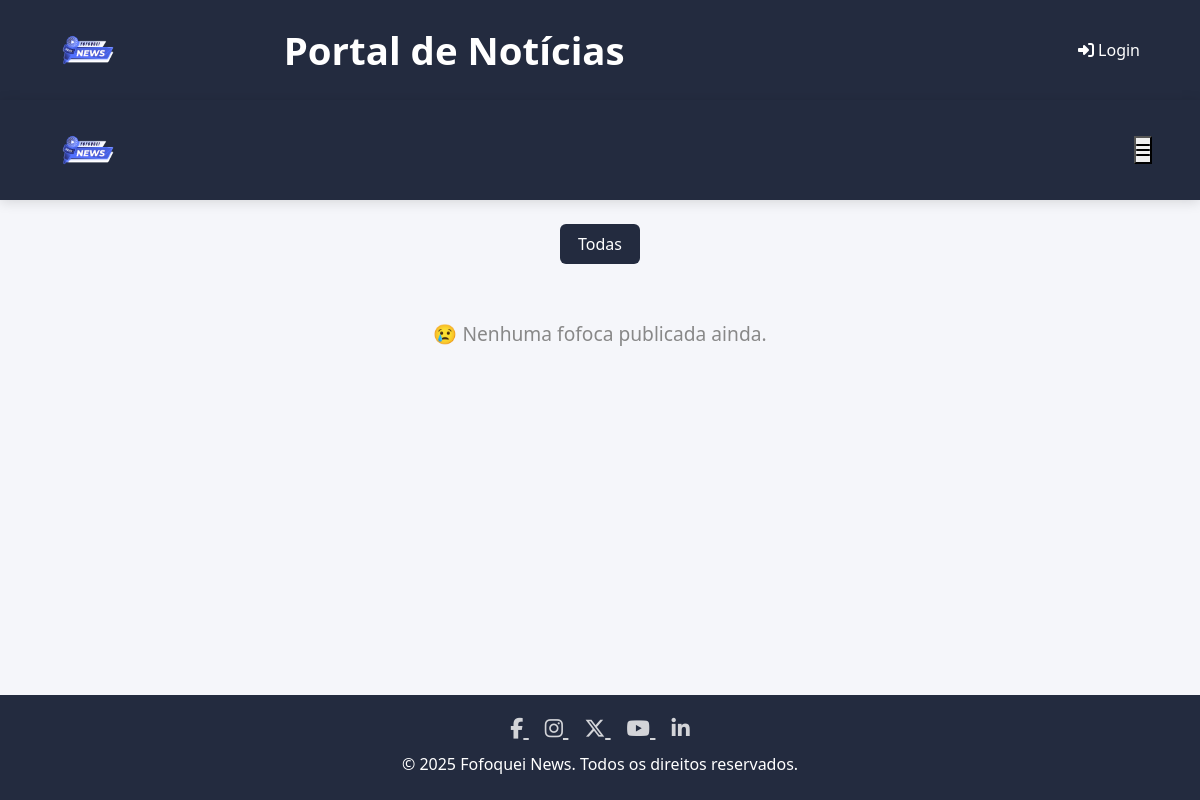
Page /pag.php on the earlier database version.
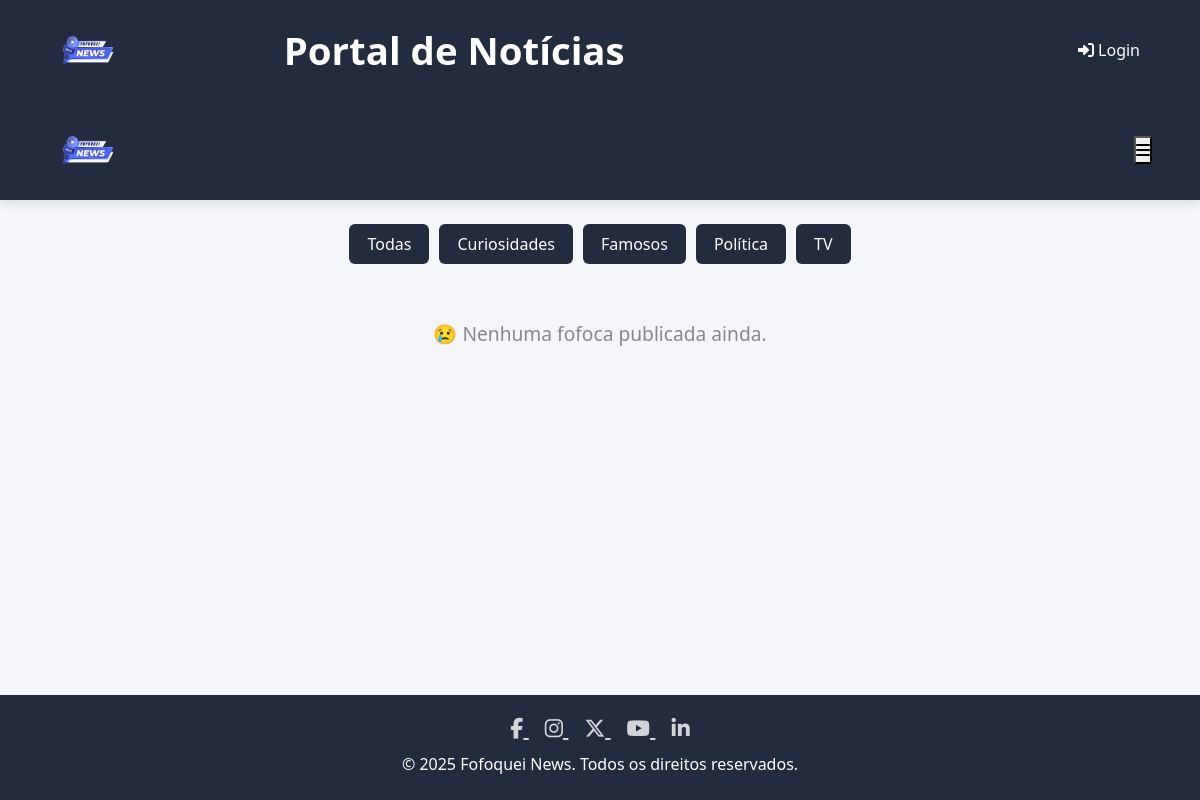
Same page on the later database version.
### tables this page shows
CREATE TABLE IF NOT EXISTS categorias (
    id INT AUTO_INCREMENT PRIMARY KEY,
    nome VARCHAR(100) NOT NULL UNIQUE
);

### pag.php (the view, shortened to what this page needs)
<?php
require_once 'conexao.php';
$categorias = $pdo->query("SELECT id, nome FROM categorias ORDER BY nome")->fetchAll(PDO::FETCH_ASSOC);
$params = [];
$sql = "SELECT noticias.*, usuarios.nome AS autor_nome, categorias.nome AS categoria_nome
        FROM noticias
        JOIN usuarios ON noticias.autor = usuarios.id
        JOIN categorias ON noticias.categoria_id = categorias.id";
$sql .= " ORDER BY data DESC";
$stmt = $pdo->prepare($sql);
$stmt->execute($params);
$noticias = $stmt->fetchAll();
?>
<!DOCTYPE html>
<html lang="pt-BR">
<head>
    <link rel="stylesheet" href="css/style.css">
    <link rel="stylesheet" href="css/header.css">
    <link rel="stylesheet" href="css/footer.css">
    <link rel="stylesheet" href="css/headerAdmin.css">
    <link rel="stylesheet" href="https://cdnjs.cloudflare.com/ajax/libs/font-awesome/6.5.0/css/all.min.css">
</head>
<body>
    <div class="conteudo-page">
        <?php include 'includes/header.php'; ?>
        <header class="topo">
            <div class="cabecalho-container">
                <a href="index.php"><img src="img/logoFofoca500.png" alt="Logo" class="logo"></a>
                <button class="menu-hamburguer" id="btnMenu" aria-label="Abrir menu"
                    onclick="abrirMenuMobile()">
                    <i class="fas fa-bars"></i>
                </button>
            </div>
        </header>
        <section class="filtros-categorias">
            <button onclick="window.location.href='index.php'">Todas</button>
            <?php foreach ($categorias as $cat): ?>
                <button onclick="window.location.href='?categoria=<?= $cat['id'] ?>'">
                    <?= htmlspecialchars($cat['nome']) ?>
                </button>
            <?php endforeach; ?>
        </section>
        <main class="conteudo">
            <?php if ($noticias): ?>
                <div class="grade-cards">
                    <?php foreach ($noticias as $n): ?>
                        <a href="noticia.php?id=<?= $n['id'] ?>" class="link-noticia">
                            <article class="card-noticia">
                                <?php if ($n['imagem']): ?>
                                    <img src="<?= htmlspecialchars($n['imagem']) ?>" alt="Imagem da notícia">
                                <?php endif; ?>
                                <div class="texto">
                                    <h2><?= htmlspecialchars($n['titulo']) ?></h2>
                                    <p><?= resumo($n['noticia'], 150) ?></p>
                                </div>
                            </article>
                        </a>
                    <?php endforeach; ?>
                </div>
            <?php else: ?>
                <p class="sem-noticia">😢 Nenhuma fofoca publicada ainda.</p>
            <?php endif; ?>
        </main>
        <?php include 'includes/footer.php'; ?>
    </div>
</body>
</html>

### includes/header.php (shortened to what this page needs)
<?php
$exibeOffcanvas = isset($_SESSION['usuario_id']);
?>
<link href="https://cdn.jsdelivr.net/npm/bootstrap@5.3.7/dist/css/bootstrap.min.css" rel="stylesheet">
<link rel="stylesheet" href="https://cdnjs.cloudflare.com/ajax/libs/font-awesome/6.5.0/css/all.min.css">
<link rel="stylesheet" href="header.css">
<link rel="stylesheet" href="headerAdmin.css">
<header class="topo">
  <div class="cabecalho-container">
    <a href="index.php">
      <img src="img/logoFofoca500.png" alt="Logo" class="logo">
    </a>
    <h1 class="titulo-portal">Portal de Notícias</h1>
    <?php if ($exibeOffcanvas): ?>
      <button class="navbar-toggler" type="button" data-bs-toggle="offcanvas" data-bs-target="#menuLateral"
        aria-controls="menuLateral" aria-label="Abrir menu">
        <i class="fas fa-bars" style="color:#3e4354; font-size:36px;"></i>
      </button>
      <div class="offcanvas offcanvas-end text-bg-dark" tabindex="-1" id="menuLateral" aria-labelledby="menuLateralLabel">
        <div class="offcanvas-header">
          <h5 class="offcanvas-title" id="menuLateralLabel">Menu</h5>
          <button type="button" class="btn-close btn-close-white" data-bs-dismiss="offcanvas"
            aria-label="Fechar"></button>
        </div>
        <div class="offcanvas-body">
          <ul class="navbar-nav justify-content-end flex-grow-1 pe-3">
            <?php if (isset($_SESSION['usuario_id'])): ?>
              <li class="nav-item text-white mb-2">
                <i class="fas fa-user-circle"></i> <?= htmlspecialchars($_SESSION['usuario_nome']) ?>
              </li>
              <?php if ($_SESSION['usuario_perfil'] === 'admin'): ?>
                <li class="nav-item">
                  <a class="nav-link text-white" href="dashboard.php">
                    <i class="fas fa-chart-line"></i> Dashboard
                  </a>
                </li>
                <li class="nav-item dropdown">
                  <a class="nav-link dropdown-toggle text-white" href="#" id="adminDropdown" role="button"
                    data-bs-toggle="dropdown" aria-expanded="false">
                    <i class="fas fa-crown"></i> Administração
                  </a>
                  <ul class="dropdown-menu dropdown-menu-dark" aria-labelledby="adminDropdown" tabindex="0">
                    <li><a class="dropdown-item" href="usuarios.php"><i class="fas fa-users"></i> Usuários</a></li>
                    <li><a class="dropdown-item" href="anuncios.php"><i class="fas fa-ad"></i> Anúncios</a></li>
                    <li><a class="dropdown-item" href="painelSolicitacoes.php"><i class="fas fa-tasks"></i> Solicitações</a></li>
                  </ul>
                </li>
              <?php else: ?>
                <li class="nav-item"><a class="nav-link text-white" href="dashboard.php"><i class="fas fa-home"></i>
                    Dashboard</a></li>
                <li class="nav-item"><a class="nav-link text-white" href="cadastroNoticia.php"><i class="fas fa-plus"></i>
                    Nova Notícia</a></li>
              <?php endif; ?>
              <li class="nav-item">
                <a class="nav-link text-danger" href="logout.php"><i class="fas fa-sign-out-alt"></i> Sair</a>
              </li>
              <li class="nav-item dropdown">
                <a class="nav-link dropdown-toggle text-white" href="#" id="acessibilidadeDropdown" role="button"
                   data-bs-toggle="dropdown" aria-expanded="false">
                  <i class="fa fa-universal-access"></i> Acessibilidade
                </a>
                <ul class="dropdown-menu dropdown-menu-dark" aria-labelledby="acessibilidadeDropdown">
                  <li>
                    <button class="dropdown-item" id="toggle-darkmode-btn" type="button">
                      <i class="fa fa-moon"></i> <span id="darkmode-status">Ativar Dark Mode</span>
                    </button>
                  </li>
                </ul>
              </li>
            <?php endif; ?>
          </ul>
        </div>
      </div>
    <?php else: ?>
      <nav class="menu-superior">
        <?php if (!isset($_SESSION['usuario_id'])): ?>
          <a href="login.php" class="link-header"><i class="fas fa-sign-in-alt"></i> Login</a>
        <?php endif; ?>
      </nav>
    <?php endif; ?>
  </div>
</header>

### includes/footer.php (shortened to what this page needs)
<footer>
  <div class="redes">
    <a href="https://www.facebook.com/facebook" target="_blank" aria-label="Facebook" rel="noopener">
      <i class="fab fa-facebook-f"></i>
    </a>
    <a href="https://www.instagram.com/instagram" target="_blank" aria-label="Instagram" rel="noopener">
      <i class="fab fa-instagram"></i>
    </a>
    <a href="https://twitter.com/X" target="_blank" aria-label="Twitter/X" rel="noopener">
      <i class="fab fa-x-twitter"></i>
    </a>
    <a href="https://www.youtube.com/user/YouTube" target="_blank" aria-label="YouTube" rel="noopener">
      <i class="fab fa-youtube"></i>
    </a>
    <a href="https://www.linkedin.com/company/linkedin" target="_blank" aria-label="LinkedIn" rel="noopener">
      <i class="fab fa-linkedin-in"></i>
    </a>
  </div>
  <p>&copy; <?= date('Y') ?> Fofoquei News. Todos os direitos reservados.</p>
</footer>

### css/style.css (style rules this page uses)
html, body { background: #f5f6fa; height: 100%; max-width: 100%; margin: 0; padding: 0; font-family: "Segoe UI", Arial, sans-serif; overflow-x: hidden; }
.conteudo-page { min-height: 100%; display: flex; flex-direction: column; }
.conteudo { flex: 1; }
.filtros-categorias { display: flex; justify-content: center; flex-wrap: wrap; gap: 10px; margin: 24px auto 10px auto; padding: 0 24px; margin-bottom: 1rem; }
.filtros-categorias button { background: #232b3f; color: #fff; border: none; padding: 8px 18px; border-radius: 6px; font-size: 1em; cursor: pointer; transition: background 0.15s, transform 0.15s, box-shadow 0.15s; }
.sem-noticia { text-align: center; color: #888; font-size: 1.2em; margin: 40px 0; }
.link-header { color: #ffffffcc; font-weight: 500; font-size: 1rem; text-decoration: none; transition: color 0.2s ease-in-out; }
.titulo-portal { color: #fff; font-size: 1.8em; font-weight: bold; margin-left: 16px; flex-grow: 1; text-align: center; }

### css/header.css (style rules this page uses)
* { margin: 0; padding: 0; box-sizing: border-box; }
.topo { background-color: #232b3f; height: 100px; display: flex; align-items: center; justify-content: space-between; padding: 0 24px; box-shadow: 0 2px 12px #0002; position: relative; z-index: 1000; width: 100vw; }
.titulo-portal { color: #fff; font-size: 2.4em; font-weight: bold; text-align: center; margin: 0 auto; }
.cabecalho-container { width: 100%; padding: 0 24px; display: flex; justify-content: flex-start; align-items: center; gap: 18px; }
.logo { height: 100px; width: auto; display: block; margin-right: 8px; flex-shrink: 0; }
.menu-superior { display: flex; align-items: center; gap: 10px; }
.menu-superior a, .menu-superior span { color: #fff; text-decoration: none; font-weight: 500; font-size: 1em; padding: 6px 12px; border-radius: 6px; transition: background 0.15s; }

### css/footer.css (style rules this page uses)
footer { background: #232b3f; color: #fff; text-align: center; padding: 18px 0 8px 0; margin-top: 40px; flex-shrink: 0; }
footer .redes { margin-bottom: 8px; }
footer .redes a { color: #ffffffcc; margin: 0 8px; font-size: 1.3em; transition: color 0.15s; }

### css/headerAdmin.css (style rules this page uses)
html, body { background: #f5f6fa; }
.topo { background-color: #232b3f; height: 100px; display: flex; align-items: center; justify-content: space-between; padding: 0 24px; box-shadow: 0 2px 12px #0002; position: relative; z-index: 1000; }
.cabecalho-container { width: 100%; display: flex; align-items: center; justify-content: space-between; }
.logo { height: 80px; width: auto; display: block; margin-right: 8px; flex-shrink: 0; }
.link-header { color: #ffffffcc; text-decoration: none; font-weight: 500; transition: color 0.2s; }

Differences in the rows shown:
added categorias: nome "Curiosidades"
added categorias: nome "Famosos"
added categorias: nome "Política"
added categorias: nome "TV"
